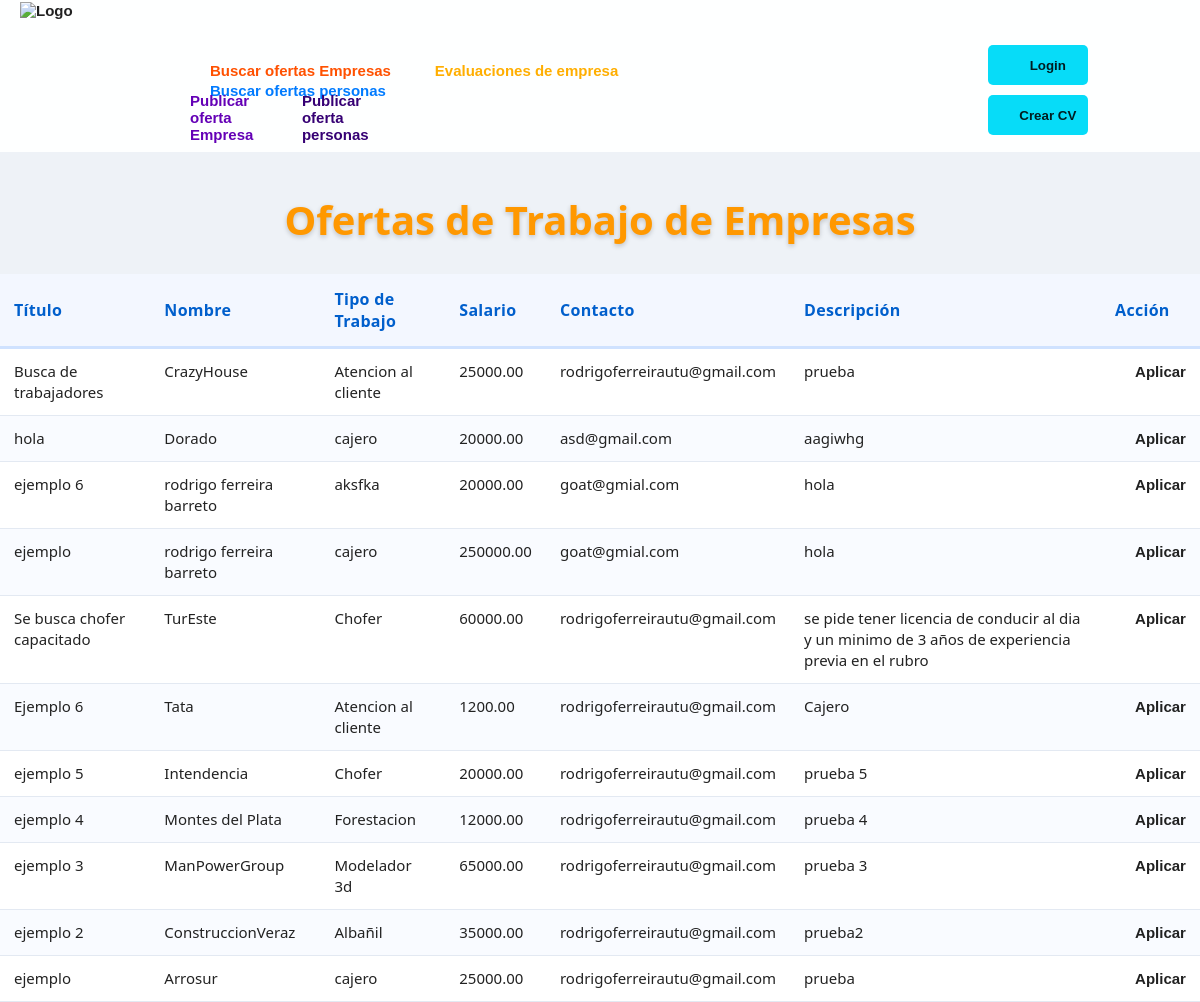
Page /ProyectoV2.5/Paginasphp/BuscarOfertasEmpresas.php on the committed database.
### tables this page shows
CREATE TABLE `oferta` (
  `id_oferta` int NOT NULL,
  `id_empresa` int DEFAULT NULL,
  `titulo` varchar(100) DEFAULT NULL,
  `salario` decimal(10,2) DEFAULT NULL,
  `tipo_trabajo` varchar(50) DEFAULT NULL,
  `email_contacto` varchar(100) DEFAULT NULL,
  `descripcion` text,
  `nombre` varchar(100) DEFAULT NULL
);

### ProyectoV2.5/Paginasphp/aplicacion/servicios/ServicioOfertas.php (called while the page is built, shortened)
<?php
require_once __DIR__ . "/../persistencia/DaoOfertaPersonas.php";
require_once __DIR__ . "/../persistencia/DaoOfertaEmpresas.php";
class ServicioOfertas {
    public function buscarOfertasEmpresas() {
        $dao = new DaoOfertaEmpresas();
        $ofertasE= $dao->obtenerOfertasEmpresas();
        return $ofertasE;
    }
}

### ProyectoV2.5/Paginasphp/aplicacion/persistencia/DaoOfertaEmpresas.php (called while the page is built, shortened)
<?php
require_once __DIR__ . "/../../../conexion/conexion.php";
class DaoOfertaEmpresas {
    public function obtenerOfertasEmpresas() {
    global $conn;
    $sql = "SELECT id_oferta, titulo, nombre, tipo_trabajo, salario, email_contacto, descripcion
            FROM oferta ORDER BY id_oferta DESC";
    $result = $conn->query($sql);
    $ofertasempresas = [];
    if ($result && $result->num_rows > 0) {
        while ($fila = $result->fetch_assoc()) {
            $ofertasempresas[] = [
                'id_oferta' => $fila ['id_oferta'],
                'titulo' => $fila['titulo'],
                'nombre' => $fila['nombre'],
                'tipo_trabajo' => $fila['tipo_trabajo'],
                'salario' => $fila['salario'],
                'email_contacto' => $fila['email_contacto'],
                'descripcion' => $fila['descripcion']
            ];
        }
    }
    return $ofertasempresas;
}
}

### ProyectoV2.5/Paginasphp/BuscarOfertasEmpresas.php (the view, shortened to what this page needs)
<?php
require_once __DIR__ . "/aplicacion/servicios/ServicioOfertas.php";
?>
<!DOCTYPE html>
<html lang="en">
<head>
    <?php include "librerias.php" ?>
    <link rel="stylesheet" href="../css/style2.css">
</head>
<body>
    <?php include "cabezal.php" ?>
    <h1>Ofertas de Trabajo de Empresas </h1>
<table id="tablaOfertasempresas">
    <thead>
    <tr class="tablas-ofertas-empresas">
        <th class="T">Título</th>
        <th class="N">Nombre</th>
        <th class="E">Tipo de Trabajo</th>
        <th class="U">Salario</th>
        <th class="C">Contacto</th>
        <th class="D">Descripción</th>
        <th class="A">Acción</th>
    </tr>
    </thead>
    <tbody>
<?php
$datos = new ServicioOfertas();
$result = $datos->buscarOfertasEmpresas();
foreach($result as $oferta){
    echo "<tr>";
    echo "<td>".$oferta['titulo']."</td>";
    echo "<td>".$oferta['nombre']."</td>";
    echo "<td>".$oferta['tipo_trabajo']."</td>";
    echo "<td>".$oferta['salario']."</td>";
    echo "<td>".$oferta['email_contacto']."</td>";
    echo "<td>".$oferta['descripcion']."</td>";
    echo "<td><a href='FormularioPostulacionEmp.php?id_oferta=".$oferta['id_oferta']."'>Aplicar</a></td>";
    echo "</tr>";
}
?>
    </tbody>
</table>
</body>
</html>

### ProyectoV2.5/Paginasphp/librerias.php (shortened to what this page needs)
<link rel="stylesheet" href="../css/style.css">

### ProyectoV2.5/Paginasphp/cabezal.php (shortened to what this page needs)
<header class="barra-navegacion">
        <div class="logo">
            <a href="../index.php"><img src="../imagenes/logo.png" alt="Logo"></a>
        </div>
        <div class="link-navegacion">
            <a class="link-1" href="BuscarOfertasEmpresas.php" type="target_blank">Buscar ofertas Empresas</a>
            <a class="link-2" href="EvaluacionEmpresa.php" type="target_blank">Evaluaciones de empresa</a>
            <a class="link-3" href="BuscarOfertasPersonas.php" type="target_blank">Buscar ofertas personas</a>
        </div>
        <div class="link2">
            <a class="link-4" href="EmpresaPublic.php" type="target_blank">Publicar oferta Empresa</a>
            <a class="link-5" href="PersonalPublic.php" type="target_blank">Publicar oferta personas</a>
        </div>
        <div class="botones-login">
            <?php if (!isset($_SESSION["nombre"])) { ?>
                <button class="btn-login"><a href="login.php" type="target_blank">Login</a></button>
            <?php } ?>
            <button class="btn-cv"><a href="CrearCV.php" type="target_blank">Crear CV</a></button>
        </div>
    </header>

### ProyectoV2.5/css/style.css (style rules this page uses)
body { background-image: url(../fondo/fondo.png); margin: 0px; }
.barra-navegacion { display: flex; background-color: rgba(255, 255, 255, 0.966); font-size: 15px; text-decoration: none; }
.logo img { height: 150px; width: 150px; }
a { text-decoration: none; color: rgba(0, 0, 0, 0.87); font-family: Arial, Helvetica, sans-serif; font-weight: bold; display: inline-flex; margin-left: 20px; }
.link-1 { margin-right: 20px; color: rgb(255, 81, 0); border-radius: 5px; }
.link-2 { margin-right: 20px; color: rgb(255, 174, 0); }
.link-3 { margin-right: -140px; top:50px; color: rgb(0, 123, 255) }
.link-4 { width: 20px; margin-right: -32px; color: rgb(100, 0, 182); }
.link-5 { width: 20px; margin-left: 120px; color: rgb(54, 0, 116) }
.link2 { position: absolute; margin-top: 90px; margin-left: 170px; }
.link-navegacion { margin-left: 20px; margin-top: 60px; text-decoration: none; color: #000; }
.botones-login { margin-left: 300px; margin-top: 40px; }
.btn-login, .btn-cv { margin-left: 500px; margin: 5px; height: 40px; width: 100px; border: none; border-radius: 5px; background-color: rgb(7, 220, 248); color: white; font-weight: bold; }

### ProyectoV2.5/css/style2.css (style rules this page uses)
body { background: #eef2f7; font-family: "Segoe UI", Tahoma, sans-serif; color: #222; }
h1 { margin-top: 40px; text-align: center; color: #ff9800; font-size: 2.5rem; font-weight: 700; text-shadow: 0 2px 5px rgba(0,0,0,0.2); }
table { width: 100%; border-collapse: collapse; font-size: 15px; }
thead th { background: #f3f7ff; color: #005fcc; padding: 14px; font-size: 16px; font-weight: 700; border-bottom: 3px solid #cfe2ff; text-align: left; letter-spacing: 0.3px; }
tbody tr { background: white; transition: 0.25s ease; }
tbody tr:nth-child(even) { background: #f9fbff; }
td { padding: 12px 14px; border-bottom: 1px solid #e3e9f2; vertical-align: top; line-height: 1.4; }

### rows in the picture
oferta: titulo "Busca de trabajadores", nombre "CrazyHouse", tipo_trabajo "Atencion al cliente", salario "25000.00", email_contacto "rodrigoferreirautu@gmail.com", descripcion "prueba"
oferta: titulo "hola", nombre "Dorado", tipo_trabajo "cajero", salario "20000.00", email_contacto "asd@gmail.com", descripcion "aagiwhg"
oferta: titulo "ejemplo 6", nombre "rodrigo ferreira barreto", tipo_trabajo "aksfka", salario "20000.00", email_contacto "goat@gmial.com", descripcion "hola"
oferta: titulo "ejemplo", nombre "rodrigo ferreira barreto", tipo_trabajo "cajero", salario "250000.00", email_contacto "goat@gmial.com", descripcion "hola"
oferta: titulo "Se busca chofer capacitado", nombre "TurEste", tipo_trabajo "Chofer", salario "60000.00", email_contacto "rodrigoferreirautu@gmail.com", descripcion "se pide tener licencia de conducir al dia y un minimo de 3 años de experiencia previa en el rubro"
oferta: titulo "Ejemplo 6", nombre "Tata", tipo_trabajo "Atencion al cliente", salario "1200.00", email_contacto "rodrigoferreirautu@gmail.com", descripcion "Cajero"
oferta: titulo "ejemplo 5", nombre "Intendencia", tipo_trabajo "Chofer", salario "20000.00", email_contacto "rodrigoferreirautu@gmail.com", descripcion "prueba 5"
oferta: titulo "ejemplo 4", nombre "Montes del Plata", tipo_trabajo "Forestacion", salario "12000.00", email_contacto "rodrigoferreirautu@gmail.com", descripcion "prueba 4"
oferta: titulo "ejemplo 3", nombre "ManPowerGroup", tipo_trabajo "Modelador 3d", salario "65000.00", email_contacto "rodrigoferreirautu@gmail.com", descripcion "prueba 3"
oferta: titulo "ejemplo 2", nombre "ConstruccionVeraz", tipo_trabajo "Albañil", salario "35000.00", email_contacto "rodrigoferreirautu@gmail.com", descripcion "prueba2"
oferta: titulo "ejemplo", nombre "Arrosur", tipo_trabajo "cajero", salario "25000.00", email_contacto "rodrigoferreirautu@gmail.com", descripcion "prueba"
